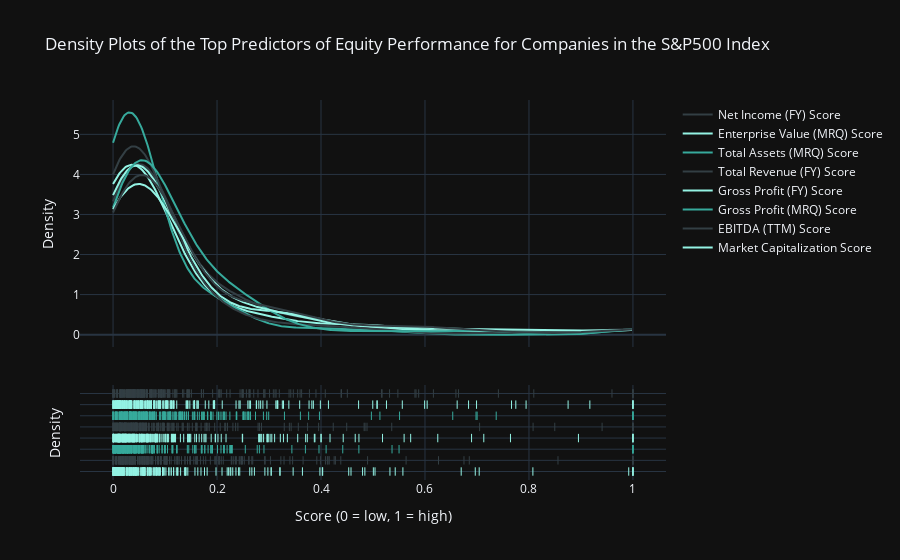
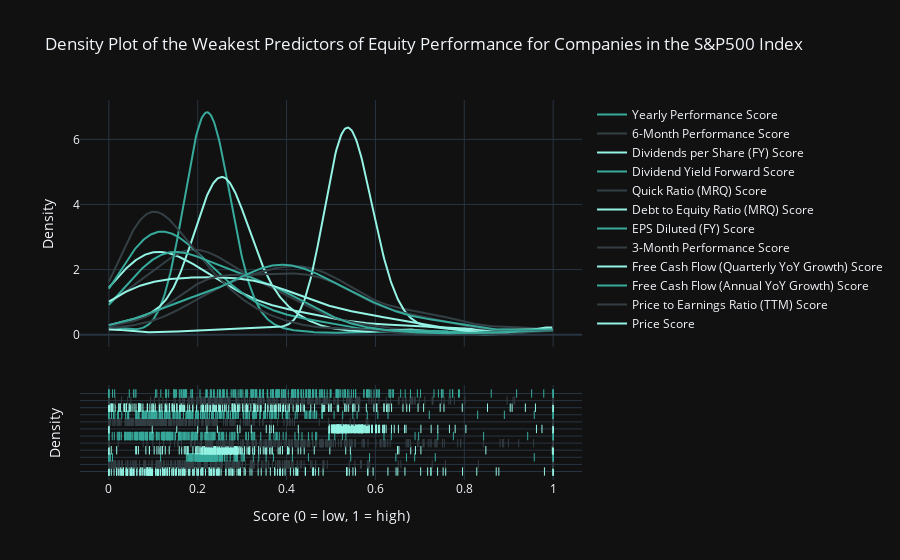

Source (notebook cell) for these figures, in order:
### Code cell
config = {
  'toImageButtonOptions': {
    'format': 'png',
    'filename': 'custom_image',
    'height': 1100,
    'width': 3300,
    'scale': 2
  }
}

viz.score_density_plot(mega_df, high_cor_cols, 'Density Plots of the Top Predictors of Equity Performance for Companies in the S&P500 Index').show(config=config)
viz.score_density_plot(mega_df, low_cor_cols, 'Density Plot of the Weakest Predictors of Equity Performance for Companies in the S&P500 Index').show(config=config)

### Figure 1 — Plotly figure (JSON) as saved in the notebook; plotly's stock layout.template omitted (floating-point values rounded to 4 significant figures; data arrays with more than 128 entries replaced by an {"elided": "..."} marker saying what was removed)
{"data": [{"legendgroup": "Market Capitalization Score", "marker": {"color": "#94F3E4"}, "mode": "lines", "name": "Market Capitalization Score", "showlegend": true, "type": "scatter", "x": {"elided": "500 float values"}, "xaxis": "x", "y": {"elided": "500 float values"}, "yaxis": "y"}, {"legendgroup": "EBITDA (TTM) Score", "marker": {"color": "#333F44"}, "mode": "lines", "name": "EBITDA (TTM) Score", "showlegend": true, "type": "scatter", "x": {"elided": "500 float values"}, "xaxis": "x", "y": {"elided": "500 float values"}, "yaxis": "y"}, {"legendgroup": "Gross Profit (MRQ) Score", "marker": {"color": "#37AA9C"}, "mode": "lines", "name": "Gross Profit (MRQ) Score", "showlegend": true, "type": "scatter", "x": {"elided": "500 float values"}, "xaxis": "x", "y": {"elided": "500 float values"}, "yaxis": "y"}, {"legendgroup": "Gross Profit (FY) Score", "marker": {"color": "#94F3E4"}, "mode": "lines", "name": "Gross Profit (FY) Score", "showlegend": true, "type": "scatter", "x": {"elided": "500 float values"}, "xaxis": "x", "y": {"elided": "500 float values"}, "yaxis": "y"}, {"legendgroup": "Total Revenue (FY) Score", "marker": {"color": "#333F44"}, "mode": "lines", "name": "Total Revenue (FY) Score", "showlegend": true, "type": "scatter", "x": {"elided": "500 float values"}, "xaxis": "x", "y": {"elided": "500 float values"}, "yaxis": "y"}, {"legendgroup": "Total Assets (MRQ) Score", "marker": {"color": "#37AA9C"}, "mode": "lines", "name": "Total Assets (MRQ) Score", "showlegend": true, "type": "scatter", "x": {"elided": "500 float values"}, "xaxis": "x", "y": {"elided": "500 float values"}, "yaxis": "y"}, {"legendgroup": "Enterprise Value (MRQ) Score", "marker": {"color": "#94F3E4"}, "mode": "lines", "name": "Enterprise Value (MRQ) Score", "showlegend": true, "type": "scatter", "x": {"elided": "500 float values"}, "xaxis": "x", "y": {"elided": "500 float values"}, "yaxis": "y"}, {"legendgroup": "Net Income (FY) Score", "marker": {"color": "#333F44"}, "mode": "lines", "name": "Net Income (FY) Score", "showlegend": true, "type": "scatter", "x": {"elided": "500 float values"}, "xaxis": "x", "y": {"elided": "500 float values"}, "yaxis": "y"}, {"legendgroup": "Market Capitalization Score", "marker": {"color": "#94F3E4", "symbol": "line-ns-open"}, "mode": "markers", "name": "Market Capitalization Score", "showlegend": false, "type": "scatter", "x": {"elided": "231 float values"}, "xaxis": "x", "y": {"elided": "231 str values"}, "yaxis": "y2"}, {"legendgroup": "EBITDA (TTM) Score", "marker": {"color": "#333F44", "symbol": "line-ns-open"}, "mode": "markers", "name": "EBITDA (TTM) Score", "showlegend": false, "type": "scatter", "x": {"elided": "231 float values"}, "xaxis": "x", "y": {"elided": "231 str values"}, "yaxis": "y2"}, {"legendgroup": "Gross Profit (MRQ) Score", "marker": {"color": "#37AA9C", "symbol": "line-ns-open"}, "mode": "markers", "name": "Gross Profit (MRQ) Score", "showlegend": false, "type": "scatter", "x": {"elided": "231 float values"}, "xaxis": "x", "y": {"elided": "231 str values"}, "yaxis": "y2"}, {"legendgroup": "Gross Profit (FY) Score", "marker": {"color": "#94F3E4", "symbol": "line-ns-open"}, "mode": "markers", "name": "Gross Profit (FY) Score", "showlegend": false, "type": "scatter", "x": {"elided": "231 float values"}, "xaxis": "x", "y": {"elided": "231 str values"}, "yaxis": "y2"}, {"legendgroup": "Total Revenue (FY) Score", "marker": {"color": "#333F44", "symbol": "line-ns-open"}, "mode": "markers", "name": "Total Revenue (FY) Score", "showlegend": false, "type": "scatter", "x": {"elided": "231 float values"}, "xaxis": "x", "y": {"elided": "231 str values"}, "yaxis": "y2"}, {"legendgroup": "Total Assets (MRQ) Score", "marker": {"color": "#37AA9C", "symbol": "line-ns-open"}, "mode": "markers", "name": "Total Assets (MRQ) Score", "showlegend": false, "type": "scatter", "x": {"elided": "231 float values"}, "xaxis": "x", "y": {"elided": "231 str values"}, "yaxis": "y2"}, {"legendgroup": "Enterprise Value (MRQ) Score", "marker": {"color": "#94F3E4", "symbol": "line-ns-open"}, "mode": "markers", "name": "Enterprise Value (MRQ) Score", "showlegend": false, "type": "scatter", "x": {"elided": "231 float values"}, "xaxis": "x", "y": {"elided": "231 str values"}, "yaxis": "y2"}, {"legendgroup": "Net Income (FY) Score", "marker": {"color": "#333F44", "symbol": "line-ns-open"}, "mode": "markers", "name": "Net Income (FY) Score", "showlegend": false, "type": "scatter", "x": {"elided": "231 float values"}, "xaxis": "x", "y": {"elided": "231 str values"}, "yaxis": "y2"}], "layout": {"barmode": "overlay", "hovermode": "closest", "legend": {"traceorder": "reversed"}, "title": {"text": "Density Plots of the Top Predictors of Equity Performance for Companies in the S&P500 Index"}, "xaxis": {"anchor": "y2", "domain": [0, 1], "title": {"text": "Score (0 = low, 1 = high)"}, "zeroline": false}, "yaxis": {"anchor": "free", "domain": [0.35, 1], "position": 0, "title": {"text": "Density"}}, "yaxis2": {"anchor": "x", "domain": [0, 0.25], "dtick": 1, "showticklabels": false, "title": {"text": "Density"}}}}

### Figure 2 — Plotly figure (JSON) as saved in the notebook; plotly's stock layout.template omitted (floating-point values rounded to 4 significant figures; data arrays with more than 128 entries replaced by an {"elided": "..."} marker saying what was removed)
{"data": [{"legendgroup": "Price Score", "marker": {"color": "#94F3E4"}, "mode": "lines", "name": "Price Score", "showlegend": true, "type": "scatter", "x": {"elided": "500 float values"}, "xaxis": "x", "y": {"elided": "500 float values"}, "yaxis": "y"}, {"legendgroup": "Price to Earnings Ratio (TTM) Score", "marker": {"color": "#333F44"}, "mode": "lines", "name": "Price to Earnings Ratio (TTM) Score", "showlegend": true, "type": "scatter", "x": {"elided": "500 float values"}, "xaxis": "x", "y": {"elided": "500 float values"}, "yaxis": "y"}, {"legendgroup": "Free Cash Flow (Annual YoY Growth) Score", "marker": {"color": "#37AA9C"}, "mode": "lines", "name": "Free Cash Flow (Annual YoY Growth) Score", "showlegend": true, "type": "scatter", "x": {"elided": "500 float values"}, "xaxis": "x", "y": {"elided": "500 float values"}, "yaxis": "y"}, {"legendgroup": "Free Cash Flow (Quarterly YoY Growth) Score", "marker": {"color": "#94F3E4"}, "mode": "lines", "name": "Free Cash Flow (Quarterly YoY Growth) Score", "showlegend": true, "type": "scatter", "x": {"elided": "500 float values"}, "xaxis": "x", "y": {"elided": "500 float values"}, "yaxis": "y"}, {"legendgroup": "3-Month Performance Score", "marker": {"color": "#333F44"}, "mode": "lines", "name": "3-Month Performance Score", "showlegend": true, "type": "scatter", "x": {"elided": "500 float values"}, "xaxis": "x", "y": {"elided": "500 float values"}, "yaxis": "y"}, {"legendgroup": "EPS Diluted (FY) Score", "marker": {"color": "#37AA9C"}, "mode": "lines", "name": "EPS Diluted (FY) Score", "showlegend": true, "type": "scatter", "x": {"elided": "500 float values"}, "xaxis": "x", "y": {"elided": "500 float values"}, "yaxis": "y"}, {"legendgroup": "Debt to Equity Ratio (MRQ) Score", "marker": {"color": "#94F3E4"}, "mode": "lines", "name": "Debt to Equity Ratio (MRQ) Score", "showlegend": true, "type": "scatter", "x": {"elided": "500 float values"}, "xaxis": "x", "y": {"elided": "500 float values"}, "yaxis": "y"}, {"legendgroup": "Quick Ratio (MRQ) Score", "marker": {"color": "#333F44"}, "mode": "lines", "name": "Quick Ratio (MRQ) Score", "showlegend": true, "type": "scatter", "x": {"elided": "500 float values"}, "xaxis": "x", "y": {"elided": "500 float values"}, "yaxis": "y"}, {"legendgroup": "Dividend Yield Forward Score", "marker": {"color": "#37AA9C"}, "mode": "lines", "name": "Dividend Yield Forward Score", "showlegend": true, "type": "scatter", "x": {"elided": "500 float values"}, "xaxis": "x", "y": {"elided": "500 float values"}, "yaxis": "y"}, {"legendgroup": "Dividends per Share (FY) Score", "marker": {"color": "#94F3E4"}, "mode": "lines", "name": "Dividends per Share (FY) Score", "showlegend": true, "type": "scatter", "x": {"elided": "500 float values"}, "xaxis": "x", "y": {"elided": "500 float values"}, "yaxis": "y"}, {"legendgroup": "6-Month Performance Score", "marker": {"color": "#333F44"}, "mode": "lines", "name": "6-Month Performance Score", "showlegend": true, "type": "scatter", "x": {"elided": "500 float values"}, "xaxis": "x", "y": {"elided": "500 float values"}, "yaxis": "y"}, {"legendgroup": "Yearly Performance Score", "marker": {"color": "#37AA9C"}, "mode": "lines", "name": "Yearly Performance Score", "showlegend": true, "type": "scatter", "x": {"elided": "500 float values"}, "xaxis": "x", "y": {"elided": "500 float values"}, "yaxis": "y"}, {"legendgroup": "Price Score", "marker": {"color": "#94F3E4", "symbol": "line-ns-open"}, "mode": "markers", "name": "Price Score", "showlegend": false, "type": "scatter", "x": {"elided": "231 float values"}, "xaxis": "x", "y": {"elided": "231 str values"}, "yaxis": "y2"}, {"legendgroup": "Price to Earnings Ratio (TTM) Score", "marker": {"color": "#333F44", "symbol": "line-ns-open"}, "mode": "markers", "name": "Price to Earnings Ratio (TTM) Score", "showlegend": false, "type": "scatter", "x": {"elided": "231 float values"}, "xaxis": "x", "y": {"elided": "231 str values"}, "yaxis": "y2"}, {"legendgroup": "Free Cash Flow (Annual YoY Growth) Score", "marker": {"color": "#37AA9C", "symbol": "line-ns-open"}, "mode": "markers", "name": "Free Cash Flow (Annual YoY Growth) Score", "showlegend": false, "type": "scatter", "x": {"elided": "231 float values"}, "xaxis": "x", "y": {"elided": "231 str values"}, "yaxis": "y2"}, {"legendgroup": "Free Cash Flow (Quarterly YoY Growth) Score", "marker": {"color": "#94F3E4", "symbol": "line-ns-open"}, "mode": "markers", "name": "Free Cash Flow (Quarterly YoY Growth) Score", "showlegend": false, "type": "scatter", "x": {"elided": "231 float values"}, "xaxis": "x", "y": {"elided": "231 str values"}, "yaxis": "y2"}, {"legendgroup": "3-Month Performance Score", "marker": {"color": "#333F44", "symbol": "line-ns-open"}, "mode": "markers", "name": "3-Month Performance Score", "showlegend": false, "type": "scatter", "x": {"elided": "231 float values"}, "xaxis": "x", "y": {"elided": "231 str values"}, "yaxis": "y2"}, {"legendgroup": "EPS Diluted (FY) Score", "marker": {"color": "#37AA9C", "symbol": "line-ns-open"}, "mode": "markers", "name": "EPS Diluted (FY) Score", "showlegend": false, "type": "scatter", "x": {"elided": "231 float values"}, "xaxis": "x", "y": {"elided": "231 str values"}, "yaxis": "y2"}, {"legendgroup": "Debt to Equity Ratio (MRQ) Score", "marker": {"color": "#94F3E4", "symbol": "line-ns-open"}, "mode": "markers", "name": "Debt to Equity Ratio (MRQ) Score", "showlegend": false, "type": "scatter", "x": {"elided": "231 float values"}, "xaxis": "x", "y": {"elided": "231 str values"}, "yaxis": "y2"}, {"legendgroup": "Quick Ratio (MRQ) Score", "marker": {"color": "#333F44", "symbol": "line-ns-open"}, "mode": "markers", "name": "Quick Ratio (MRQ) Score", "showlegend": false, "type": "scatter", "x": {"elided": "231 float values"}, "xaxis": "x", "y": {"elided": "231 str values"}, "yaxis": "y2"}, {"legendgroup": "Dividend Yield Forward Score", "marker": {"color": "#37AA9C", "symbol": "line-ns-open"}, "mode": "markers", "name": "Dividend Yield Forward Score", "showlegend": false, "type": "scatter", "x": {"elided": "231 float values"}, "xaxis": "x", "y": {"elided": "231 str values"}, "yaxis": "y2"}, {"legendgroup": "Dividends per Share (FY) Score", "marker": {"color": "#94F3E4", "symbol": "line-ns-open"}, "mode": "markers", "name": "Dividends per Share (FY) Score", "showlegend": false, "type": "scatter", "x": {"elided": "231 float values"}, "xaxis": "x", "y": {"elided": "231 str values"}, "yaxis": "y2"}, {"legendgroup": "6-Month Performance Score", "marker": {"color": "#333F44", "symbol": "line-ns-open"}, "mode": "markers", "name": "6-Month Performance Score", "showlegend": false, "type": "scatter", "x": {"elided": "231 float values"}, "xaxis": "x", "y": {"elided": "231 str values"}, "yaxis": "y2"}, {"legendgroup": "Yearly Performance Score", "marker": {"color": "#37AA9C", "symbol": "line-ns-open"}, "mode": "markers", "name": "Yearly Performance Score", "showlegend": false, "type": "scatter", "x": {"elided": "231 float values"}, "xaxis": "x", "y": {"elided": "231 str values"}, "yaxis": "y2"}], "layout": {"barmode": "overlay", "hovermode": "closest", "legend": {"traceorder": "reversed"}, "title": {"text": "Density Plot of the Weakest Predictors of Equity Performance for Companies in the S&P500 Index"}, "xaxis": {"anchor": "y2", "domain": [0, 1], "title": {"text": "Score (0 = low, 1 = high)"}, "zeroline": false}, "yaxis": {"anchor": "free", "domain": [0.35, 1], "position": 0, "title": {"text": "Density"}}, "yaxis2": {"anchor": "x", "domain": [0, 0.25], "dtick": 1, "showticklabels": false, "title": {"text": "Density"}}}}
